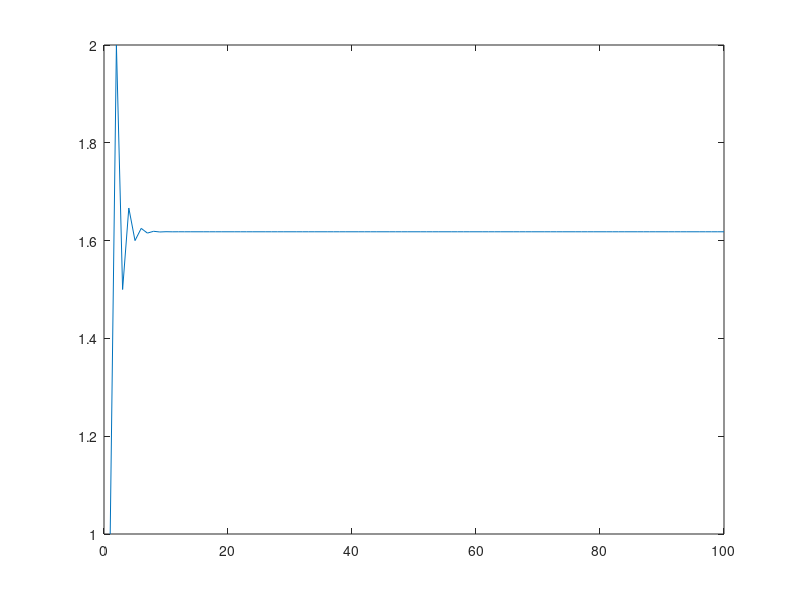

MATLAB code to generate this figure:
A=[1 1;1 0];
x=zeros(2,100);
x(:,1)=[1;1];
for i=1:99
    x(:,i+1) = A*x(:,i);
end 
r=x(1,:)./x(2,:);
figure;
plot(r);



